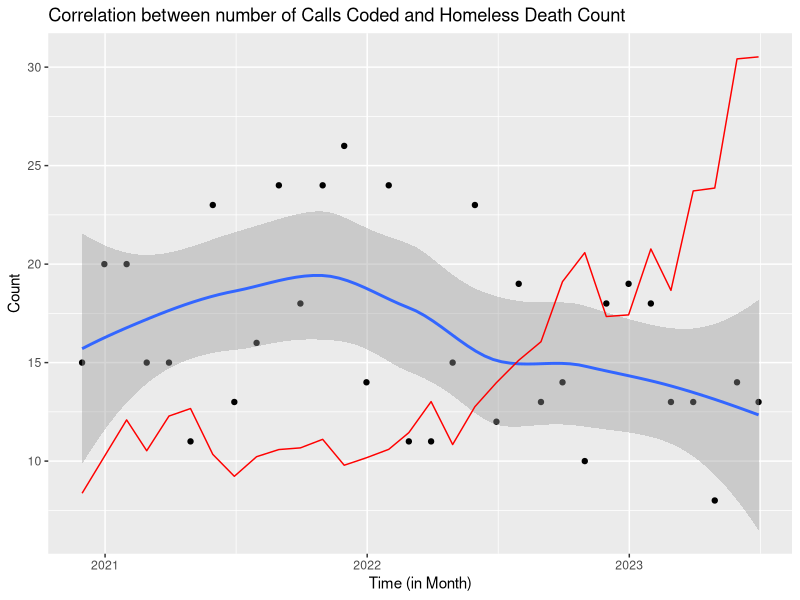
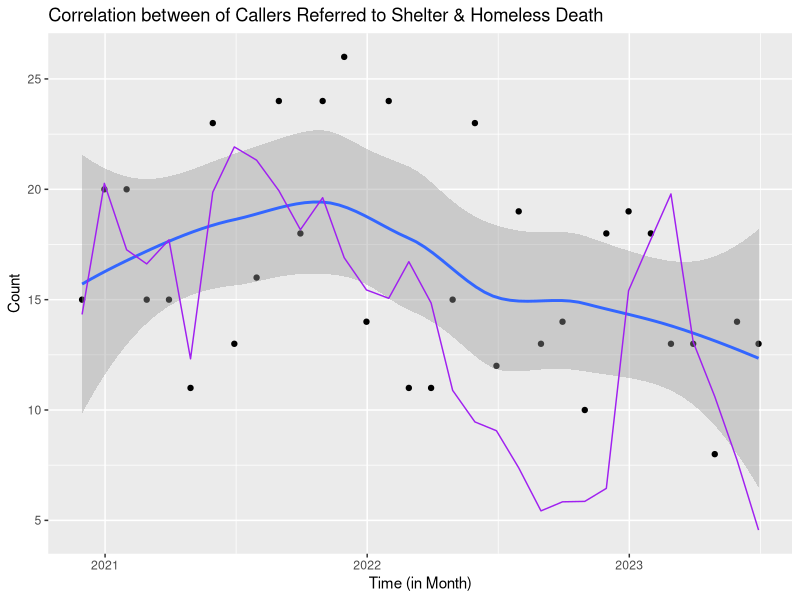
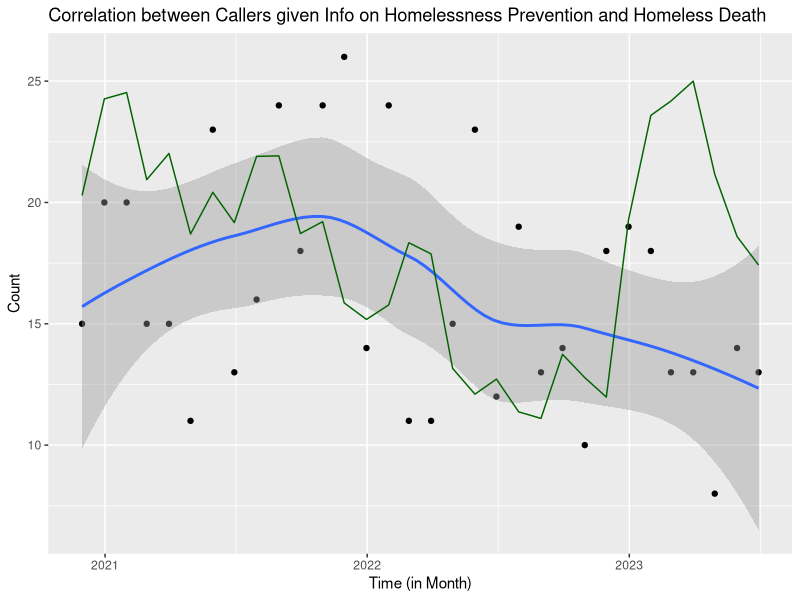

Write R code to recreate these figures, in order.
## ---- chunk 1
#| include: false
#| warning: false
#| message: false

library(tidyverse)
library(dplyr)
library(lubridate)
library(zoo)
library(knitr)
library(ggplot2)
## ---- chunk 2
#| label: tbl-daily-calls
#| tbl-cap: Sample of Renamed Central Intake Call Wrap-up Codes Variables
#| echo: false

central_intake_call_per_day <- read.csv(here::here("outputs/data/cleaned_central_intake_call_per_day.csv"))

sample_central_intake_call_per_day <- head(central_intake_call_per_day)

knitr::kable(sample_central_intake_call_per_day, col.names = c("Date", "Calls Coded", "Referral to Shelter", "Homelessness Prevention Info"), align = c("l", "c", "c", "c"))
## ---- chunk 3
#| label: tbl-monthly-calls
#| tbl-cap: Sample of Cleaned Central Intake Call Wrap-up Codes Dataset
#| echo: false

central_intake_call <- read.csv(here::here("outputs/data/cleaned_central_intake_call.csv"))

sample_central_intake_call <- head(central_intake_call)

knitr::kable(sample_central_intake_call, col.names = c("Month", "Calls Coded", "Referral to Shelter", "Homelessness Prevention Info"), align = c("l", "c", "c", "c"))
## ---- chunk 4
#| label: tbl-death-count
#| tbl-cap: Sample of Cleaned Deaths of People Experiencing Homelessness Dataset
#| echo: false

homeless_death_counts <- read.csv(here::here("outputs/data/cleaned_homeless_death_counts.csv"))

sample_homeless_death_counts <- head(homeless_death_counts, n = 3)

knitr::kable(sample_homeless_death_counts, col.names = c("Last Day of Month", "Death Count"), align = c("c", "c"))
## ---- chunk 5
#| label: tbl-combined
#| tbl-cap: Sample of Combined dataset
#| echo: false

combined_data <- read_csv(here::here("outputs/data/combined_data.csv"),
                          show_col_types = FALSE)

sample_combined_data <- head(combined_data, n = 3)

knitr::kable(sample_combined_data, col.names = c("Month", "Calls Coded", "Referral to Shelter", "Homelessness Prevention Info", "Death Count"), align = c("l","c", "c", "c","c"))
## ---- chunk 6
#| label: fig-coded
#| fig-cap: Visualization to show correlation between number of Calls Coded and Homeless Death Counts
#| echo: false
#| message: false

combined_data <- read_csv(here::here("outputs/data/combined_data.csv"),
                          show_col_types = FALSE)


combined_data|> ggplot(mapping = aes(x = Month, y = Death_Count)) + 
  geom_point() + geom_smooth() + 
  geom_line(aes(x = Month, y = Calls_Coded_month/1000), color = "red") +
  labs(
    title = "Correlation between number of Calls Coded and Homeless Death Count",
    x = "Time (in Month)",
    y = "Count"
  )
#still need to add a legend or label, but I haven't yep figured out how
## ---- chunk 7
#| label: fig-referred
#| fig-cap: Visualization to show correlation between number of callers referred to shelter and Homeless Death Counts
#| echo: false
#| message: false

combined_data <- read_csv(here::here("outputs/data/combined_data.csv"),
                          show_col_types = FALSE)


combined_data|> ggplot(mapping = aes(x = Month, y = Death_Count)) + 
  geom_point() + geom_smooth() + 
  geom_line(aes(x = Month, y = Referral_to_Shelter_month/100), color = "purple") +
  labs(
    title = "Correlation between of Callers Referred to Shelter & Homeless Death",
    x = "Time (in Month)",
    y = "Count"
  )
#still need to add a legend or label, but I haven't yep figured out how
## ---- chunk 8
#| label: fig-informed
#| fig-cap: Visualization to show correlation between number of callers given information on homelessness prevention and Homeless Death Counts
#| echo: false
#| message: false

combined_data <- read_csv(here::here("outputs/data/combined_data.csv"),
                          show_col_types = FALSE)


combined_data|> ggplot(mapping = aes(x = Month, y = Death_Count)) + 
  geom_point() + geom_smooth() + 
  geom_line(aes(x = Month, y = Information_Homelessness_and_Prevention_month/100), color = "darkgreen") +
  labs(
    title = "Correlation between Callers given Info on Homelessness Prevention and Homeless Death",
    x = "Time (in Month)",
    y = "Count"
  )
#still need to add a legend or label, but I haven't yep figured out how
